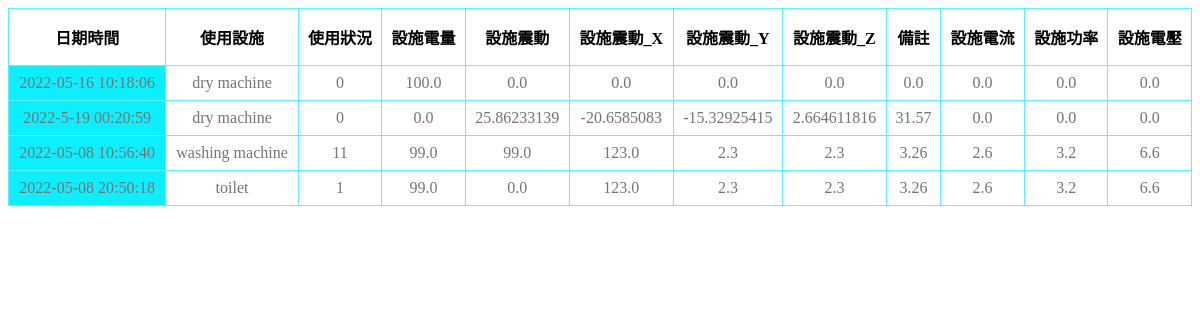
Page /dorm/info/ on the earlier database version.
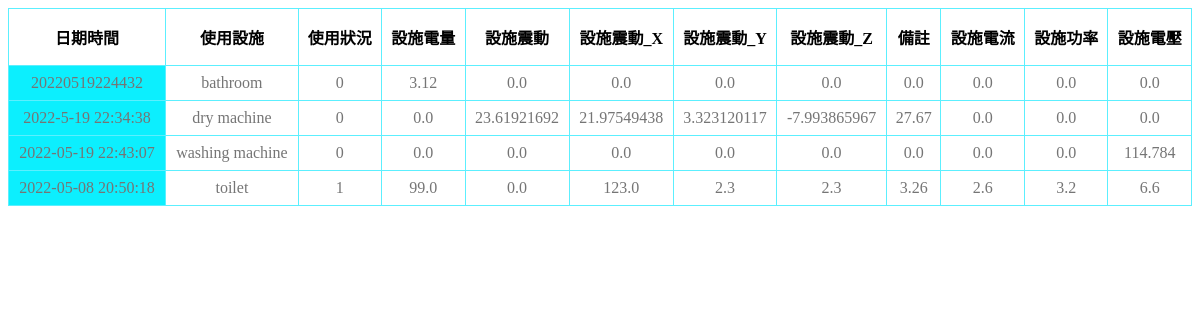
Same page on the later database version.
### dorm/models.py (models this page shows, shortened)
class facilities(models.Model):
	Date = models.CharField(max_length = 30)
	facilities_name = models.CharField(max_length = 20)
	facilities_useage = models.CharField(max_length = 10)
	battery = models.FloatField()
	Acce_X = models.FloatField()
	Acce_Y = models.FloatField()
	Acce_Z = models.FloatField()
	Acce = models.FloatField()
	Temp = models.FloatField()
	Current = models.FloatField()
	Voltage = models.FloatField()
	Power = models.FloatField()

### dorm/views.py (the view)
# urls.py: path('info/', views.FacilitiesViewSet.get, name='dorm'),
    def get(request):
        template_name = 'dorm.html'
        queryset = facilities.objects.all()
        return render(request, template_name, {"context":queryset})

### dorm/templates/dorm.html (shortened to what this page needs)
<!DOCTYPE html>
<html lang="en">
<head>
    {% load static %}
    <link rel="stylesheet" href="{% static '/css/dorm.css' %}">
</head>
<body>
    {% load static %}
    <table>
        <thead>
            <tr>
                <th>日期時間</th>
                <th>使用設施</th>
                <th>使用狀況</th>
                <th>設施電量</th>
                <th>設施震動</th>
                <th>設施震動_X</th>
                <th>設施震動_Y</th>
                <th>設施震動_Z</th>
                <th>備註</th>
                <th>設施電流</th>
                <th>設施功率</th>
                <th>設施電壓</th>
            </tr>
        </thead>
        <tbody>
            {% for data in context%}
                <tr>
                    <td class='date'>{{ data.Date }}</td>
                    <td class='facilities name'>{{ data.facilities_name }}</td>
                    <td class='facilities useage'>{{ data.facilities_useage }}</td>
                    <td class='facilities battery'>{{ data.battery }}</td>
                    <td class='facilities Acce'>{{ data.Acce }}</td>
                    <td class='facilities Acce_X'>{{ data.Acce_X }}</td>
                    <td class='facilities Acce_Y'>{{ data.Acce_Y }}</td>
                    <td class='facilities Acce_Z'>{{ data.Acce_Z }}</td>
                    <td class='facilities Temp'>{{ data.Temp }}</td>
                    <td class='facilities Current'>{{ data.Current }}</td>
                    <td class='facilities Power'>{{ data.Power }}</td>
                    <td class='facilities Voltage'>{{ data.Voltage }}</td>
                </tr>
            {% endfor%}
        </tbody>
    </table>
</body>
</html>

### dorm/static/css/dorm.css (style rules this page uses)
table { border: 0; border-collapse: collapse; border-radius: 8px; width: 100%; }
th { border: solid 1px #5ceffe; padding: 16px 8px; }
td { border: solid 1px #5ceffe; text-align: center; padding: 8px; color: #757575; }
.date { background-color: #0ceffe; }

Differences in the rows shown:
changed facilities: Date "2022-05-16 10:18:06" → "20220519224432"; facilities_name "dry machine" → "bathroom"; battery "100.0" → "3.12"
changed facilities "dry machine": Date "2022-5-19 00:20:59" → "2022-5-19 22:34:38"; Acce "25.86233139" → "23.61921692"; Acce_X "-20.6585083" → "21.97549438"; Acce_Y "-15.32925415" → "3.323120117"; Acce_Z "2.664611816" → "-7.993865967"; Temp "31.57" → "27.67"
changed facilities "washing machine": Date "2022-05-08 10:56:40" → "2022-05-19 22:43:07"; facilities_useage "11" → "0"; battery "99.0" → "0.0"; Acce "99.0" → "0.0"; Acce_X "123.0" → "0.0"; Acce_Y "2.3" → "0.0"; Acce_Z "2.3" → "0.0"; Temp "3.26" → "0.0"; Current "2.6" → "0.0"; Power "3.2" → "0.0"; Voltage "6.6" → "114.784"
